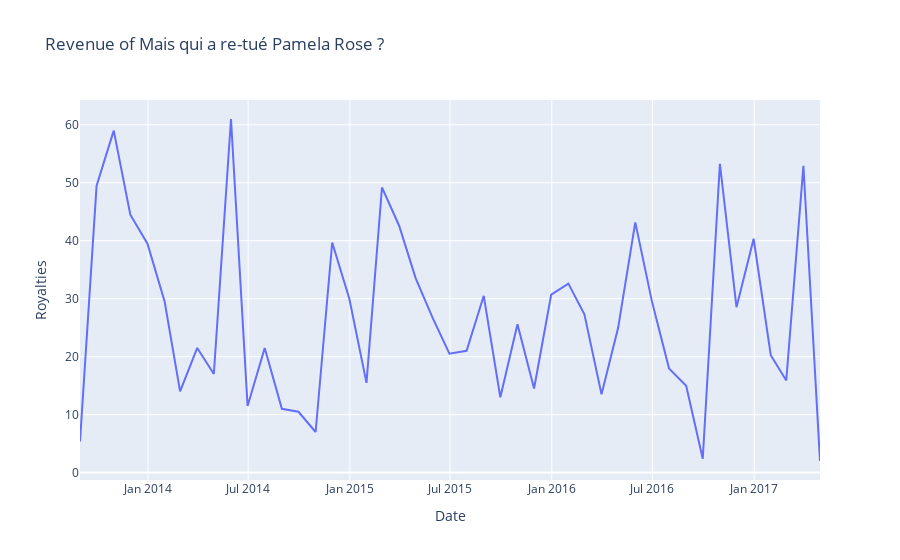

Source (notebook cell):
### Code cell
# Visualze the performance
fig = px.line(df_plot, x="Date", y="Royalties", title='Revenue of {}'.format(movie))
fig.show()

### Figure 1 — Plotly figure (JSON) as saved in the notebook; plotly's stock layout.template omitted (floating-point values rounded to 4 significant figures)
{"data": [{"hoverlabel": {"namelength": 0}, "hovertemplate": "Date=%{x}<br>Royalties=%{y}", "legendgroup": "", "line": {"color": "#636efa", "dash": "solid"}, "mode": "lines", "name": "", "showlegend": false, "type": "scatter", "x": ["2013-08-31T00:00:00", "2013-09-30T00:00:00", "2013-10-31T00:00:00", "2013-11-30T00:00:00", "2013-12-31T00:00:00", "2014-01-31T00:00:00", "2014-02-28T00:00:00", "2014-03-31T00:00:00", "2014-04-30T00:00:00", "2014-05-31T00:00:00", "2014-06-30T00:00:00", "2014-07-31T00:00:00", "2014-08-31T00:00:00", "2014-09-30T00:00:00", "2014-10-31T00:00:00", "2014-11-30T00:00:00", "2014-12-31T00:00:00", "2015-01-31T00:00:00", "2015-02-28T00:00:00", "2015-03-31T00:00:00", "2015-04-30T00:00:00", "2015-05-31T00:00:00", "2015-06-30T00:00:00", "2015-07-31T00:00:00", "2015-08-31T00:00:00", "2015-09-30T00:00:00", "2015-10-31T00:00:00", "2015-11-30T00:00:00", "2015-12-31T00:00:00", "2016-01-31T00:00:00", "2016-02-29T00:00:00", "2016-03-31T00:00:00", "2016-04-30T00:00:00", "2016-05-31T00:00:00", "2016-06-30T00:00:00", "2016-07-31T00:00:00", "2016-08-31T00:00:00", "2016-09-30T00:00:00", "2016-10-31T00:00:00", "2016-11-30T00:00:00", "2016-12-31T00:00:00", "2017-01-31T00:00:00", "2017-02-28T00:00:00", "2017-03-31T00:00:00", "2017-04-30T00:00:00"], "xaxis": "x", "y": [5.38, 49.5, 59, 44.5, 39.5, 29.5, 14, 21.5, 17, 61, 11.5, 21.5, 11, 10.5, 7, 39.7, 30, 15.48, 49.19, 42.59, 33.5, 26.6, 20.5, 21, 30.5, 13, 25.6, 14.5, 30.7, 32.6, 27.3, 13.5, 24.98, 43.17, 29.58, 17.98, 14.98, 2.39, 53.28, 28.54, 40.34, 20.24, 15.88, 52.94, 2], "yaxis": "y"}], "layout": {"legend": {"tracegroupgap": 0}, "title": {"text": "Revenue of Mais qui a re-tué Pamela Rose ?"}, "xaxis": {"anchor": "y", "domain": [0, 1], "title": {"text": "Date"}}, "yaxis": {"anchor": "x", "domain": [0, 1], "title": {"text": "Royalties"}}}}
